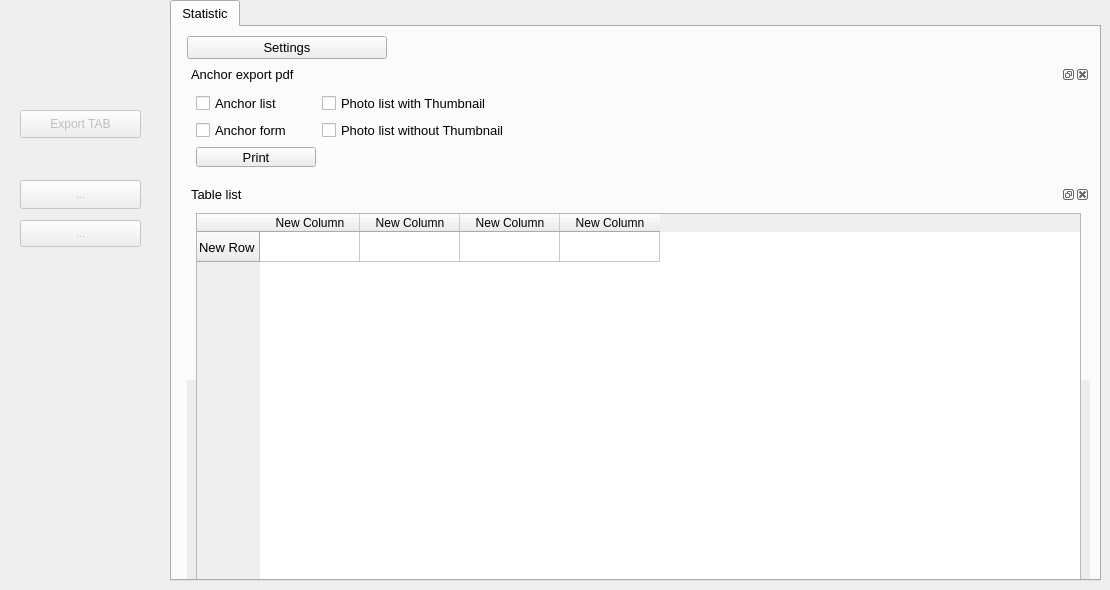
   <widget class="QWidget" name="tabWidgetPage3">
    <attribute name="title">
     <string>Tools</string>
    </attribute>
    <widget class="QPushButton" name="pushButton_exptab">
     <property name="enabled">
      <bool>false</bool>
     </property>
     <property name="geometry">
      <rect>
       <x>20</x>
       <y>110</y>
       <width>121</width>
       <height>28</height>
      </rect>
     </property>
     <property name="text">
      <string notr="true">Export TAB</string>
     </property>
    </widget>
    <widget class="QTabWidget" name="tabWidget_2">
     <property name="geometry">
      <rect>
       <x>170</x>
       <y>0</y>
       <width>931</width>
       <height>581</height>
      </rect>
     </property>
     <property name="font">
      <font>
       <family>MS Shell Dlg 2</family>
       <pointsize>10</pointsize>
       <weight>50</weight>
       <italic>false</italic>
       <bold>false</bold>
      </font>
     </property>
     <property name="currentIndex">
      <number>0</number>
     </property>
     <widget class="QWidget" name="tab_8">
      <attribute name="title">
       <string>Statistic</string>
      </attribute>
      <layout class="QFormLayout" name="formLayout_2">
       <property name="fieldGrowthPolicy">
        <enum>QFormLayout::AllNonFixedFieldsGrow</enum>
       </property>
       <item row="0" column="1">
        <widget class="QPushButton" name="pushButtonQuant">
         <property name="maximumSize">
          <size>
           <width>200</width>
           <height>16777215</height>
          </size>
         </property>
         <property name="text">
          <string>Settings</string>
         </property>
        </widget>
       </item>
       <item row="1" column="1">
        <widget class="QgsDockWidget" name="mDockWidget_export">
         <property name="minimumSize">
          <size>
           <width>343</width>
           <height>114</height>
          </size>
         </property>
         <property name="floating">
          <bool>true</bool>
         </property>
         <property name="windowTitle">
          <string>Anchor export pdf</string>
         </property>
         <widget class="QWidget" name="dockWidgetContents_4">
          <layout class="QGridLayout" name="gridLayout_33">
           <item row="0" column="0">
            <widget class="QCheckBox" name="checkBox_e_pottery">
             <property name="text">
              <string>Anchor list</string>
             </property>
            </widget>
           </item>
           <item row="0" column="1">
            <widget class="QCheckBox" name="checkBox_e_foto_t">
             <property name="text">
              <string>Photo list with Thumbnail</string>
             </property>
            </widget>
           </item>
           <item row="1" column="0">
            <widget class="QCheckBox" name="checkBox_s_pottery">
             <property name="text">
              <string>Anchor form</string>
             </property>
            </widget>
           </item>
           <item row="1" column="1">
            <widget class="QCheckBox" name="checkBox_e_foto">
             <property name="text">
              <string>Photo list without Thumbnail</string>
             </property>
            </widget>
           </item>
           <item row="2" column="0">
            <widget class="QPushButton" name="pushButton_print">
             <property name="minimumSize">
              <size>
               <width>0</width>
               <height>0</height>
              </size>
             </property>
             <property name="maximumSize">
              <size>
               <width>120</width>
               <height>20</height>
              </size>
             </property>
             <property name="text">
              <string>Print</string>
             </property>
             <property name="icon">
              <iconset resource="../../resources/resources.qrc">
               <normaloff>:/icons/pdf-icon.png</normaloff>:/icons/pdf-icon.png</iconset>
             </property>
             <property name="iconSize">
              <size>
               <width>10</width>
               <height>10</height>
              </size>
             </property>
            </widget>
           </item>
          </layout>
         </widget>
        </widget>
       </item>
       <item row="3" column="1">
        <widget class="Mplwidget" name="widget" native="true">
         <property name="sizePolicy">
          <sizepolicy hsizetype="Expanding" vsizetype="Expanding">
           <horstretch>0</horstretch>
           <verstretch>0</verstretch>
          </sizepolicy>
         </property>
         <property name="minimumSize">
          <size>
           <width>0</width>
           <height>460</height>
          </size>
         </property>
         <property name="styleSheet">
          <string notr="true">background-color: rgb(239, 236, 236);</string>
         </property>
        </widget>
       </item>
       <item row="2" column="1">
        <widget class="QgsDockWidget" name="mDockWidget_2">
         <property name="minimumSize">
          <size>
           <width>500</width>
           <height>500</height>
          </size>
         </property>
         <property name="inputMethodHints">
          <set>Qt::ImhDialableCharactersOnly|Qt::ImhEmailCharactersOnly|Qt::ImhLatinOnly|Qt::ImhLowercaseOnly|Qt::ImhUppercaseOnly|Qt::ImhUrlCharactersOnly</set>
         </property>
         <property name="floating">
          <bool>true</bool>
         </property>
         <property name="windowTitle">
          <string>Table list</string>
         </property>
         <widget class="QWidget" name="dockWidgetContents_5">
          <layout class="QGridLayout" name="gridLayout_34">
           <item row="0" column="0">
            <widget class="QTableWidget" name="tableWidget_foto">
             <property name="autoScrollMargin">
              <number>16</number>
             </property>
             <row>
              <property name="text">
               <string>New Row</string>
              </property>
             </row>
             <column>
              <property name="text">
               <string>New Column</string>
              </property>
             </column>
             <column>
              <property name="text">
               <string>New Column</string>
              </property>
             </column>
             <column>
              <property name="text">
               <string>New Column</string>
              </property>
             </column>
             <column>
              <property name="text">
               <string>New Column</string>
              </property>
             </column>
            </widget>
           </item>
           <item row="1" column="0">
            <widget class="QPushButton" name="pushButton_go_to_scheda">
             <property name="maximumSize">
              <size>
               <width>100</width>
               <height>16777215</height>
              </size>
             </property>
             <property name="text">
              <string>Go to form</string>
             </property>
            </widget>
           </item>
          </layout>
         </widget>
        </widget>
       </item>
      </layout>
     </widget>
    </widget>
    <widget class="QPushButton" name="pushButton_showLayer">
     <property name="enabled">
      <bool>false</bool>
     </property>
     <property name="geometry">
      <rect>
       <x>20</x>
       <y>180</y>
       <width>121</width>
       <height>29</height>
      </rect>
     </property>
     <property name="font">
      <font>
       <pointsize>8</pointsize>
      </font>
     </property>
     <property name="toolTip">
      <string>Show Selcted Features</string>
     </property>
     <property name="text">
      <string>...</string>
     </property>
     <property name="icon">
      <iconset>
       <normaloff>:/images/sheet.png</normaloff>:/images/sheet.png</iconset>
     </property>
    </widget>
    <widget class="QToolButton" name="toolButtonPreview">
     <property name="enabled">
      <bool>false</bool>
     </property>
     <property name="geometry">
      <rect>
       <x>20</x>
       <y>220</y>
       <width>121</width>
       <height>27</height>
      </rect>
     </property>
     <property name="font">
      <font>
       <pointsize>8</pointsize>
      </font>
     </property>
     <property name="toolTip">
      <string/>
     </property>
     <property name="text">
      <string>...</string>
     </property>
     <property name="icon">
      <iconset>
       <normaloff>:/images/GIS.png</normaloff>:/images/GIS.png</iconset>
     </property>
     <property name="shortcut">
      <string>Ctrl+G</string>
     </property>
     <property name="checkable">
      <bool>true</bool>
     </property>
     <property name="checked">
      <bool>false</bool>
     </property>
     <property name="toolButtonStyle">
      <enum>Qt::ToolButtonTextOnly</enum>
     </property>
     <property name="arrowType">
      <enum>Qt::NoArrow</enum>
     </property>
    </widget>
   </widget>
